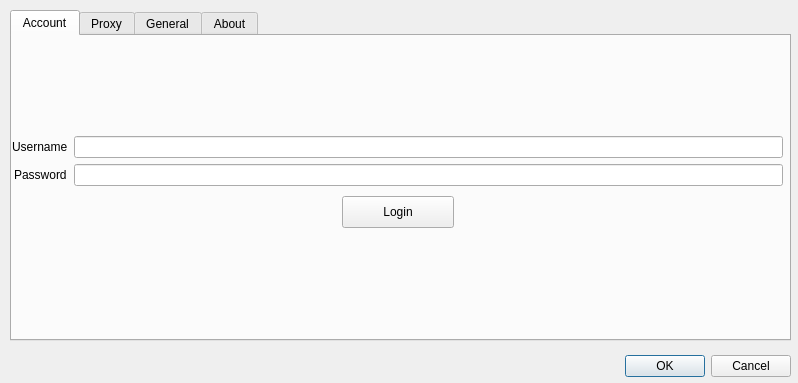
<?xml version="1.0" encoding="UTF-8"?>
<ui version="4.0">
 <class>PreferencesWindow</class>
 <widget class="QDialog" name="PreferencesWindow">
  <property name="geometry">
   <rect>
    <x>0</x>
    <y>0</y>
    <width>798</width>
    <height>383</height>
   </rect>
  </property>
  <property name="windowTitle">
   <string>Dialog</string>
  </property>
  <widget class="QTabWidget" name="tabWidget">
   <property name="geometry">
    <rect>
     <x>10</x>
     <y>10</y>
     <width>781</width>
     <height>331</height>
    </rect>
   </property>
   <property name="currentIndex">
    <number>0</number>
   </property>
   <widget class="QWidget" name="tab">
    <attribute name="title">
     <string>Account</string>
    </attribute>
    <widget class="QWidget" name="formLayoutWidget_2">
     <property name="geometry">
      <rect>
       <x>0</x>
       <y>100</y>
       <width>771</width>
       <height>61</height>
      </rect>
     </property>
     <layout class="QFormLayout" name="formLayout_2">
      <property name="sizeConstraint">
       <enum>QLayout::SetDefaultConstraint</enum>
      </property>
      <property name="fieldGrowthPolicy">
       <enum>QFormLayout::ExpandingFieldsGrow</enum>
      </property>
      <property name="rowWrapPolicy">
       <enum>QFormLayout::DontWrapRows</enum>
      </property>
      <property name="labelAlignment">
       <set>Qt::AlignCenter</set>
      </property>
      <property name="formAlignment">
       <set>Qt::AlignHCenter|Qt::AlignTop</set>
      </property>
      <item row="0" column="0">
       <widget class="QLabel" name="label">
        <property name="text">
         <string>Username</string>
        </property>
       </widget>
      </item>
      <item row="0" column="1">
       <widget class="QLineEdit" name="username"/>
      </item>
      <item row="1" column="0">
       <widget class="QLabel" name="label_2">
        <property name="text">
         <string>Password</string>
        </property>
       </widget>
      </item>
      <item row="1" column="1">
       <widget class="QLineEdit" name="password"/>
      </item>
     </layout>
    </widget>
    <widget class="QPushButton" name="pushButton">
     <property name="geometry">
      <rect>
       <x>330</x>
       <y>160</y>
       <width>112</width>
       <height>32</height>
      </rect>
     </property>
     <property name="text">
      <string>Login</string>
     </property>
    </widget>
   </widget>
   <widget class="QWidget" name="tab_2">
    <attribute name="title">
     <string>Proxy</string>
    </attribute>
    <widget class="QWidget" name="formLayoutWidget">
     <property name="geometry">
      <rect>
       <x>0</x>
       <y>60</y>
       <width>771</width>
       <height>181</height>
      </rect>
     </property>
     <layout class="QFormLayout" name="formLayout">
      <property name="fieldGrowthPolicy">
       <enum>QFormLayout::ExpandingFieldsGrow</enum>
      </property>
      <item row="0" column="0">
       <widget class="QLabel" name="label_3">
        <property name="text">
         <string>Proxy Type</string>
        </property>
       </widget>
      </item>
      <item row="0" column="1">
       <widget class="QComboBox" name="proxyType"/>
      </item>
      <item row="1" column="0">
       <widget class="QLabel" name="label_4">
        <property name="text">
         <string>Address</string>
        </property>
       </widget>
      </item>
      <item row="1" column="1">
       <widget class="QLineEdit" name="address"/>
      </item>
      <item row="2" column="0">
       <widget class="QLabel" name="label_5">
        <property name="text">
         <string>Port</string>
        </property>
       </widget>
      </item>
      <item row="2" column="1">
       <widget class="QSpinBox" name="port">
        <property name="maximum">
         <number>65535</number>
        </property>
       </widget>
      </item>
      <item row="4" column="0">
       <widget class="QLabel" name="label_12">
        <property name="text">
         <string>Username</string>
        </property>
       </widget>
      </item>
      <item row="4" column="1">
       <widget class="QLineEdit" name="proxyUsername"/>
      </item>
      <item row="5" column="0">
       <widget class="QLabel" name="label_7">
        <property name="text">
         <string>Password</string>
        </property>
       </widget>
      </item>
      <item row="5" column="1">
       <widget class="QLineEdit" name="proxyPassword"/>
      </item>
      <item row="3" column="0">
       <widget class="QLabel" name="label_8">
        <property name="text">
         <string>Authentication</string>
        </property>
       </widget>
      </item>
      <item row="3" column="1">
       <widget class="QCheckBox" name="authentication">
        <property name="text">
         <string>Enabled</string>
        </property>
       </widget>
      </item>
     </layout>
    </widget>
   </widget>
   <widget class="QWidget" name="tab_4">
    <attribute name="title">
     <string>General</string>
    </attribute>
    <widget class="QWidget" name="formLayoutWidget_4">
     <property name="geometry">
      <rect>
       <x>10</x>
       <y>90</y>
       <width>751</width>
       <height>80</height>
      </rect>
     </property>
     <layout class="QFormLayout" name="formLayout_4">
      <property name="fieldGrowthPolicy">
       <enum>QFormLayout::ExpandingFieldsGrow</enum>
      </property>
      <property name="rowWrapPolicy">
       <enum>QFormLayout::WrapLongRows</enum>
      </property>
      <property name="labelAlignment">
       <set>Qt::AlignLeading|Qt::AlignLeft|Qt::AlignVCenter</set>
      </property>
      <property name="formAlignment">
       <set>Qt::AlignLeading|Qt::AlignLeft|Qt::AlignTop</set>
      </property>
      <item row="0" column="0">
       <widget class="QLabel" name="label_14">
        <property name="text">
         <string>Save Path</string>
        </property>
       </widget>
      </item>
      <item row="0" column="1">
       <widget class="QComboBox" name="method"/>
      </item>
     </layout>
    </widget>
   </widget>
   <widget class="QWidget" name="tab_3">
    <attribute name="title">
     <string>About</string>
    </attribute>
    <widget class="QFrame" name="img">
     <property name="geometry">
      <rect>
       <x>0</x>
       <y>10</y>
       <width>256</width>
       <height>256</height>
      </rect>
     </property>
     <property name="styleSheet">
      <string notr="true">background-image: url(:/icons/PixivDownloader.png);background-repeat: no-repeat;</string>
     </property>
     <property name="frameShape">
      <enum>QFrame::StyledPanel</enum>
     </property>
     <property name="frameShadow">
      <enum>QFrame::Raised</enum>
     </property>
    </widget>
    <widget class="QWidget" name="formLayoutWidget_3">
     <property name="geometry">
      <rect>
       <x>270</x>
       <y>10</y>
       <width>501</width>
       <height>251</height>
      </rect>
     </property>
     <layout class="QFormLayout" name="formLayout_3">
      <property name="rowWrapPolicy">
       <enum>QFormLayout::WrapLongRows</enum>
      </property>
      <property name="labelAlignment">
       <set>Qt::AlignLeading|Qt::AlignLeft|Qt::AlignVCenter</set>
      </property>
      <property name="formAlignment">
       <set>Qt::AlignLeading|Qt::AlignLeft|Qt::AlignTop</set>
      </property>
      <item row="0" column="0">
       <widget class="QLabel" name="label_6">
        <property name="font">
         <font>
          <pointsize>17</pointsize>
         </font>
        </property>
        <property name="text">
         <string>PixivDownloader</string>
        </property>
       </widget>
      </item>
      <item row="1" column="0">
       <layout class="QHBoxLayout" name="horizontalLayout_2">
        <item>
         <spacer name="horizontalSpacer">
          <property name="orientation">
           <enum>Qt::Horizontal</enum>
          </property>
          <property name="sizeHint" stdset="0">
           <size>
            <width>40</width>
            <height>20</height>
           </size>
          </property>
         </spacer>
        </item>
        <item>
         <widget class="QLabel" name="label_9">
          <property name="font">
           <font>
            <pointsize>13</pointsize>
           </font>
          </property>
          <property name="text">
           <string>Version:</string>
          </property>
         </widget>
        </item>
        <item>
         <widget class="QLabel" name="version">
          <property name="font">
           <font>
            <pointsize>13</pointsize>
           </font>
          </property>
          <property name="text">
           <string/>
          </property>
         </widget>
        </item>
       </layout>
      </item>
      <item row="2" column="0">
       <layout class="QHBoxLayout" name="horizontalLayout_3">
        <item>
         <spacer name="horizontalSpacer_2">
          <property name="orientation">
           <enum>Qt::Horizontal</enum>
          </property>
          <property name="sizeHint" stdset="0">
           <size>
            <width>40</width>
            <height>20</height>
           </size>
          </property>
         </spacer>
        </item>
        <item>
         <widget class="QLabel" name="label_10">
          <property name="font">
           <font>
            <pointsize>13</pointsize>
           </font>
          </property>
          <property name="text">
           <string>Compile Date:</string>
          </property>
         </widget>
        </item>
        <item>
         <widget class="QLabel" name="compileTime">
          <property name="font">
           <font>
            <pointsize>13</pointsize>
           </font>
          </property>
          <property name="text">
           <string/>
          </property>
         </widget>
        </item>
       </layout>
      </item>
      <item row="3" column="0">
       <layout class="QHBoxLayout" name="horizontalLayout_4">
        <item>
         <spacer name="horizontalSpacer_3">
          <property name="orientation">
           <enum>Qt::Horizontal</enum>
          </property>
          <property name="sizeHint" stdset="0">
           <size>
            <width>40</width>
            <height>20</height>
           </size>
          </property>
         </spacer>
        </item>
        <item>
         <widget class="QLabel" name="label_11">
          <property name="font">
           <font>
            <pointsize>13</pointsize>
           </font>
          </property>
          <property name="text">
           <string>Source Code:</string>
          </property>
         </widget>
        </item>
        <item>
         <widget class="QLabel" name="sourceCodeLink">
          <property name="font">
           <font>
            <pointsize>13</pointsize>
           </font>
          </property>
          <property name="text">
           <string>https://github.com/TheWanderingCoel/PixivDownloader</string>
          </property>
         </widget>
        </item>
       </layout>
      </item>
      <item row="4" column="0">
       <layout class="QHBoxLayout" name="horizontalLayout_6">
        <item>
         <spacer name="horizontalSpacer_5">
          <property name="orientation">
           <enum>Qt::Horizontal</enum>
          </property>
          <property name="sizeHint" stdset="0">
           <size>
            <width>40</width>
            <height>20</height>
           </size>
          </property>
         </spacer>
        </item>
        <item>
         <widget class="QLabel" name="label_13">
          <property name="font">
           <font>
            <pointsize>13</pointsize>
           </font>
          </property>
          <property name="text">
           <string>License:</string>
          </property>
         </widget>
        </item>
        <item>
         <widget class="QLabel" name="licenseLink">
          <property name="font">
           <font>
            <pointsize>13</pointsize>
           </font>
          </property>
          <property name="text">
           <string>GPL V3 (https://www.gnu.org/licenses/gpl-3.0.txt)</string>
          </property>
         </widget>
        </item>
       </layout>
      </item>
      <item row="5" column="0" colspan="2">
       <widget class="QPushButton" name="aboutQtBtn">
        <property name="text">
         <string>About Qt</string>
        </property>
       </widget>
      </item>
     </layout>
    </widget>
   </widget>
  </widget>
  <widget class="QDialogButtonBox" name="buttonBox">
   <property name="geometry">
    <rect>
     <x>230</x>
     <y>350</y>
     <width>561</width>
     <height>32</height>
    </rect>
   </property>
   <property name="standardButtons">
    <set>QDialogButtonBox::Cancel|QDialogButtonBox::Ok</set>
   </property>
  </widget>
 </widget>
 <resources/>
 <connections/>
</ui>
